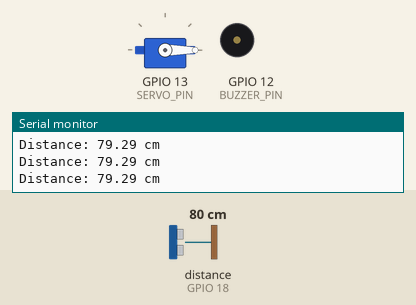
This sketch was run on a simulated ESP32. Shown: servo, buzzer (waves = sounding, pin HIGH), the last lines printed to the serial monitor. Wiring (inferred from the names in the program): ultrasonic range finder: trigger GPIO 5; echo GPIO 18. Inputs (shaded band) come from the test bench; at power-on: distance to the obstacle (sensor on GPIO 18) 80 cm. The echo pulse lasts 58.3 µs per cm; pins used as bus, display or sensor lines are not drawn.

Above: at 1.2 s.
1.3 s: distance to the obstacle (sensor on GPIO 18) set to 17 cm
2.8 s: distance to the obstacle (sensor on GPIO 18) set to 14 cm
At 2.92 s:
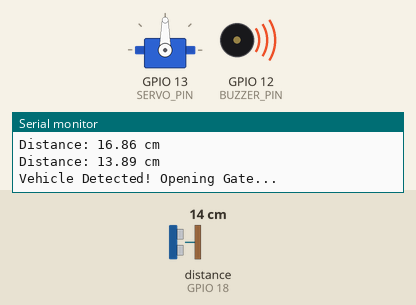
Timing chart, 0 to 11.8 s (numbered marks = the images above; inputs shaded):
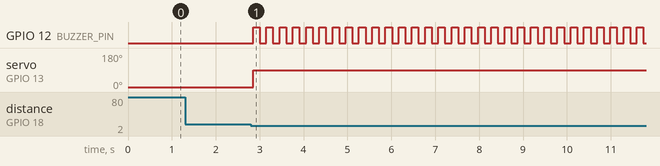

Measured:
- the behaviour switches between 16 and 15 cm on distance to the obstacle (sensor on GPIO 18) (found by bisection; images 0 and 1)
- after the input at 2.8 s, GPIO 12 (BUZZER_PIN): alternates HIGH for 0.15 s and LOW for 0.15 s, starting after 0.05 s; servo on GPIO 13 (SERVO_PIN): 0° → 90° after 0.05 s

The sketch:

avasystem.ino
```cpp
#include <ESP32Servo.h>

// Define Pins
const int TRIG_PIN = 5;
const int ECHO_PIN = 18;
const int SERVO_PIN = 13;
const int BUZZER_PIN = 12;

// Variables
Servo gateServo;
long duration;
float distanceCm;
bool vehicleDetected = false;

void setup() {
  Serial.begin(115200);

  // Initialize Pins
  pinMode(TRIG_PIN, OUTPUT);
  pinMode(ECHO_PIN, INPUT);
  pinMode(BUZZER_PIN, OUTPUT);

  // Allow allocation of all timers for Servo
  ESP32PWM::allocateTimer(0);
  ESP32PWM::allocateTimer(1);
  ESP32PWM::allocateTimer(2);
  ESP32PWM::allocateTimer(3);

  gateServo.setPeriodHertz(50);    // Standard 50hz servo
  gateServo.attach(SERVO_PIN, 500, 2400); // Attach servo

  // Start with gate closed and buzzer off
  gateServo.write(0);
  digitalWrite(BUZZER_PIN, LOW);
  Serial.println("System Ready. Gate Closed.");
}

void loop() {
  // Clear the TRIG_PIN
  digitalWrite(TRIG_PIN, LOW);
  delayMicroseconds(2);

  // Trigger the sensor by sending a 10us high pulse
  digitalWrite(TRIG_PIN, HIGH);
  delayMicroseconds(10);
  digitalWrite(TRIG_PIN, LOW);

  // Read the ECHO_PIN, returns the sound wave travel time in microseconds
  duration = pulseIn(ECHO_PIN, HIGH);

  // Calculate the distance in cm
  distanceCm = duration * 0.034 / 2;

  // Print distance for debugging
  Serial.print("Distance: ");
  Serial.print(distanceCm);
  Serial.println(" cm");

  // Logic for the barrier gate
  // Note: pulseIn can return 0 if out of range, so check distanceCm > 0
  if (distanceCm < 15.0 && distanceCm > 0) {
    if (!vehicleDetected) {
      Serial.println("Vehicle Detected! Opening Gate...");
      gateServo.write(90); // Open gate
      vehicleDetected = true;
    }
    // Continuous beep while vehicle is detected
    digitalWrite(BUZZER_PIN, HIGH);
    delay(150);
    digitalWrite(BUZZER_PIN, LOW);
    delay(150);

  } else {
    if (vehicleDetected) {
      Serial.println("Vehicle Cleared. Closing Gate.");
      gateServo.write(0); // Close gate
      digitalWrite(BUZZER_PIN, LOW); // Ensure buzzer is off
      vehicleDetected = false;
    }
    delay(200); // Small delay to stabilize readings when empty
  }
}
```
